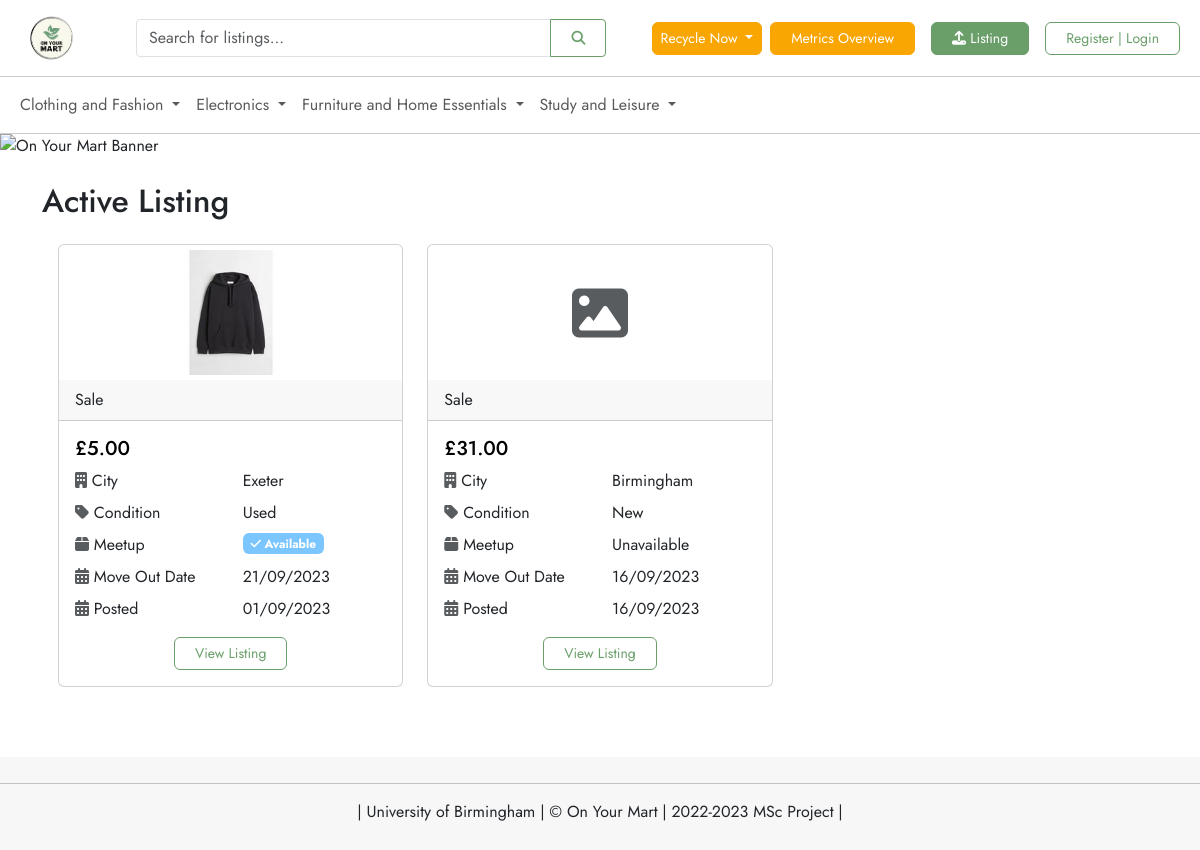
The page / on the database its author committed.
### listing/models.py (models this page shows, shortened)
class Category(models.Model):
    name = models.CharField(max_length=100)
    parent = models.ForeignKey('self', null=True, blank=True, on_delete=models.CASCADE)

class Listing(models.Model):
    user = models.ForeignKey(CustomUser, on_delete=models.CASCADE)
    listing_type = models.ForeignKey(ListingType, on_delete=models.CASCADE)
    name = models.CharField(max_length=30)
    description = models.TextField(max_length=500)
    category = models.ForeignKey(Category, on_delete=models.CASCADE, related_name='listings')
    condition = models.ForeignKey(Condition, on_delete=models.CASCADE)
    price = models.DecimalField(max_digits=10, decimal_places=2, validators=[MinValueValidator(0.00)], default=0.00)
    meetup_available = models.BooleanField(default=False)
    meetup_point = models.ForeignKey(MeetupPoint, on_delete=models.CASCADE, null=True, blank=True)
    status = models.ForeignKey(Status, on_delete=models.CASCADE, default=1)
    created_date = models.DateTimeField(auto_now_add=True)

class Photo(models.Model):
    listing = models.ForeignKey('Listing', related_name="images", on_delete=models.CASCADE)
    image = models.ImageField(upload_to='listing_images', null=True, blank=True)
    image_thumbnail = models.ImageField(upload_to='listing_images/thumbnails', null=True, blank=True)

class ListingType(models.Model):
    name = models.CharField(max_length=30)
    def __str__(self):
        return self.name

class Condition(models.Model):
    name = models.CharField(max_length=20)
    def __str__(self):
        return self.name

### user/models.py (models this page shows, shortened)
class CustomUser(AbstractBaseUser, PermissionsMixin):
    first_name = models.CharField(max_length=30, null=True, blank=True)
    last_name = models.CharField(max_length=30, null=True, blank=True)
    email = models.EmailField(unique=True, null=False, blank=False)
    avatar = models.ImageField(upload_to='avatar/', null=True, blank=True)
    bio = models.CharField(max_length=300, null=True, blank=True)
    university = models.ForeignKey(University, null=True, on_delete=models.CASCADE)
    city = models.ForeignKey(City, on_delete=models.CASCADE, null=True)
    move_out_date = models.DateField(null=False, blank=False, default=timezone.now)
    is_staff = models.BooleanField(default=False)
    is_active = models.BooleanField(default=True)
    deleted_at = models.DateTimeField(null=True, blank=True)
    date_joined = models.DateTimeField(default=timezone.now)
    objects = CustomUserManager()
    USERNAME_FIELD = 'email'
    REQUIRED_FIELDS = []

class City(models.Model):
    name = models.CharField(max_length=50)
    def __str__(self):
        return self.name
    class Meta:
        ordering = ['name']

### listing/views.py (the view)
# urls.py: path('', HomeView.as_view(), name='home'),
class HomeView(View):
    template_name = 'home.html'
    def get(self, request):
        listings = Listing.objects.filter(status=1)
        return render(request, self.template_name, {'listings': listings})

### listing/context_processors.py (called while the page is built)
def categories(request):
    return {
        'categories': Category.objects.filter(parent=None)
    }

### listing/templates/home.html
{% extends 'base.html' %}
{% load static %}
{% block content %}
    <div class="banner-section">
        <img src="{% static 'image/banner.png' %}" alt="On Your Mart Banner" class="img-fluid">
    </div>
    <div class="container mt-4">
        <h2>Active Listing</h2>
        <div class="row p-3">
            {% for listing in listings %}
                <div class="col-md-4 mb-4">
                    <div class="card">
                        <div class="container-fluid">
                            <div class="row justify-content-center">
                                {% with image=listing.images.first %}
                                    {% if image and image.image %}
                                        <div class="first-photo-item-overview col-sm-4 col-4">
                                            <img src="{{ image.image_thumbnail.url }}" alt="Listing thumbnail"
                                                 class="img-fluid rounded" loading="lazy">
                                        </div>
                                    {% else %}
                                        <div class="first-photo-item-overview col-sm-4 col-4">
                                            <i class="fas fa-image fa-3x text-muted"></i>
                                        </div>
                                    {% endif %}
                                {% endwith %}
                            </div>
                        </div>
                        <div class="card-header {% if listing.listing_type.name == 'Sale' %}header-sale{% elif listing.listing_type.name == 'Wanted' %}header-wanted{% endif %}">
                            {{ listing.listing_type }}
                        </div>
                        <div class="card-body">
                            <h5 class="card-title font-weight-bold custom-price">£{{ listing.price }}</h5>
                            <div class="row mb-2">
                                <div class="col-6">
                                    <i class="fas fa-building text-muted"></i>
                                    City
                                </div>
                                <div class="col-6">
                                    {{ listing.user.city }}
                                </div>
                            </div>
                            <div class="row mb-2">
                                <div class="col-6">
                                    <i class="fas fa-tag text-muted"></i>
                                    Condition
                                </div>
                                <div class="col-6">
                                    {{ listing.condition }}
                                </div>
                            </div>
                            <div class="row mb-2">
                                <div class="col-6">
                                    <i class="fas fa-box text-muted"></i>
                                    Meetup
                                </div>
                                <div class="col-6">
                                    {% if listing.meetup_available %}
                                        <span class="badge badge-success"><i
                                                class="fas fa-check"></i> Available</span>
                                    {% else %}
                                        Unavailable
                                    {% endif %}
                                </div>
                            </div>
                            <div class="row mb-2">
                                <div class="col-6">
                                    <i class="fas fa-calendar-alt text-muted"></i>
                                    Move Out Date
                                </div>
                                <div class="col-6">
                                    {{ listing.user.move_out_date|date:"d/m/Y" }}
                                </div>
                            </div>
                            <div class="row mb-2">
                                <div class="col-6">
                                    <i class="fas fa-calendar-alt text-muted"></i>
                                    Posted
                                </div>
                                <div class="col-6">
                                    {{ listing.created_date|date:"d/m/Y" }}
                                </div>
                            </div>
                            <div class="d-flex justify-content-center align-items-center mt-3">
                                <a href="{% url 'listing_details' listing.pk %}" class="btn btn-primary">View
                                    Listing</a>
                            </div>
                        </div>
                    </div>
                </div>
            {% empty %}
                <p>No active listings available :(</p>
            {% endfor %}
        </div>
    </div>
{% endblock %}

### templates/base.html (shortened to what this page needs)
{% load django_bootstrap5 %}
{% load django_bootstrap5 %}
{% load django_bootstrap5 %}
{% load static %}
{% load django_bootstrap5 %}
{% bootstrap_css %}
<!DOCTYPE html>
<html lang="en">
<head>
    <link href="{% static 'fontawesomefree/css/all.min.css' %}" rel="stylesheet" type="text/css">
    <link rel="stylesheet" href="{% static 'css/style.css' %}">
</head>
<body>
<div class="wrapper">
    <nav class="navbar navbar-expand-lg navbar-light custom-nav">
        <div class="container-fluid">
            <a class="navbar-brand" href="{% url 'home' %}">
                <img src="{% static 'image/logo.png' %}" alt="logo" width="79" height="60">
            </a>
            <div class="search-bar">
                <form class="input-group" action="{% url 'search_listing' %}" method="get">
                    <input class="form-control" type="search" placeholder="Search for listings..."
                           aria-label="Search" name="query" value="{{ request.GET.query }}">
                    <button class="btn btn-primary" type="submit"><i class="fas fa-search"></i></button>
                </form>
            </div>
            <div class="ml-auto">
                <ul class="navbar-nav">
                    <li class="nav-item dropdown">
                        <a class="nav-link dropdown-toggle btn edu-function" href="#" id="recycleNowDropdown"
                           data-bs-toggle="dropdown">
                            Recycle Now
                        </a>
                    </li>
                    <li>
                        <a class="nav-link" href="{% url 'kpi_overview' %}">
                            <button class="btn edu-function">Metrics Overview</button>
                        </a>
                    </li>
                    {% if user.is_authenticated %}
                        <li>
                            <a class="nav-link" href="{% url 'create_listing' %}">
                                <button class="btn btn-eye-catching">
                                    <i class="fa-solid fa-upload"></i>
                                    Listing
                                </button>
                            </a>
                        </li>
                        <li class="nav-item">
                            <a class="nav-link" href="{% url 'chatroom_without_id' %}">
                                <i class="fa-regular fa-envelope"></i>
                                <span class="notification-badge" id="message-notification-badge">0</span>
                            </a>
                        </li>
                        <li class="nav-item dropdown">
                            <a class="hello-btn nav-link dropdown-toggle" href="#" id="navbarDropdownMenuLink"
                               data-bs-toggle="dropdown">
                                {% if user.avatar %}
                                    <img src="{{ user.avatar.url }}" alt="avatar" class="avatar-img small-avatar">
                                {% else %}
                                    <i class="fas fa-user-circle" style="font-size: 33px;"></i>
                                {% endif %}
                            </a>
                            <div class="dropdown-menu dropdown-menu-end" aria-labelledby="navbarDropdownMenuLink">
                                <a class="dropdown-item" href="{% url 'kpi_user' %}"> Listing Insight</a>
                                <a class="dropdown-item" href="{% url 'profile' %}">Profile</a>
                                <a class="dropdown-item" href="{% url 'change_password' %}">Change Password</a>
                                <a class="dropdown-item" href="{% url 'logout' %}">Logout</a>
                            </div>
                        </li>
                    {% else %}
                        <li>
                            <a class="nav-link" href="{% url 'login' %}">
                                <button class="btn btn-eye-catching">
                                    <i class="fas fa-upload"></i> Listing
                                </button>
                            </a>
                        </li>
                        <li class="nav-item">
                            <a class="nav-link" href="{% url 'login' %}">
                                <button class="btn btn-primary">Register | Login</button>
                            </a>
                        </li>
                    {% endif %}
                </ul>
            </div>
        </div>
    </nav>
    <nav class="navbar navbar-expand-lg navbar-light custom-dropdown-menu">
        <div class="container-fluid">
            <div class="collapse navbar-collapse" id="categoriesNavbar">
                <ul class="navbar-nav">
                    {% for category in categories %}
                        <li class="nav-item dropdown">
                            <a class="nav-link dropdown-toggle" href="#" id="navbarDropdownMenuLink_{{ category.name }}"
                               data-bs-toggle="dropdown" aria-expanded="false">
                                {{ category.name }}
                            </a>
                        </li>
                    {% endfor %}
                </ul>
            </div>
        </div>
    </nav>
    <main>
        {% block content %}
        {% endblock %}
    </main>
    <footer>
        <hr>
        <p class="text-center"> | University of Birmingham | &copy; On Your Mart | 2022-2023 MSc Project |</p>
    </footer>
</div>
</body>
</html>

### static/css/style.css (style rules this page uses)
html, body { height: 100%; margin: 0; padding: 0; }
body { display: flex; flex-direction: column; }
.wrapper { min-height: 100%; display: flex; flex-direction: column; }
main { flex: 1; }
footer { margin-top: 30px; background-color: #f7f7f7; padding: 10px 0; }
body, h1, h2, h3, h4, h5, h6, p { font-family: 'Jost', sans-serif; }
.navbar-brand { padding: 0; margin: 0; display: inline; }
.navbar-brand img { display: block; }
.custom-nav { background-color: #ffffff; border-bottom: 1px solid #cccccc; }
.custom-nav .navbar-nav { align-items: center; margin: 0; padding: 0; }
.custom-dropdown-menu { background-color: #ffffff; border-bottom: 1px solid #cccccc; }
.search-bar { display: flex; justify-content: center; align-items: center; width: 40%; }
.search-bar .input-group { margin: 0; padding: 0; }
.search-bar .form-control { border-radius: 0.25rem 0 0 0.25rem; }
.search-bar .btn-primary { border-radius: 0 0.25rem 0.25rem 0; }
.btn-primary { background-color: #ffffff; color: #6a9f6a; font-size: 14px; border: 1px solid #6a9f6a; text-align: center; padding: 5px 20px; display: inline-block; outline: none; transition: background-color 0.3s, color 0.3s, border-color 0.3s, transform 0.3s; }
.btn-eye-catching { background-color: #6a9f6a; color: #ffffff; font-size: 14px; border: 1px solid #6a9f6a; text-align: center; padding: 5px 20px; display: inline-block; outline: none; transition: background-color 0.3s, color 0.3s, border-color 0.3s, transform 0.3s; }
.edu-function { background-color: #f9a602; color: #ffffff; font-size: 14px; border: 1px solid #f9a602; text-align: center; padding: 5px 20px; display: inline-block; outline: none; transition: background-color 0.3s, color 0.3s, border-color 0.3s, transform 0.3s; }
.custom-price { color: #000000; }
.badge-success { background-color: #7cc6ff; color: #ffffff; }
.container-fluid { margin-top: auto; }
.first-photo-item-overview { width: 240px; height: 135px; display: flex; align-items: center; justify-content: center; overflow: hidden; }
.first-photo-item-overview img { width: 100%; height: 100%; object-fit: cover; padding: 5px; border-radius: 8px; }
.first-photo-item-overview i.fas { font-size: 56px; width: 100%; text-align: center; }

### rows shown on the page
Category: name "Clothing and Fashion"
Category: name "Electronics"
Category: name "Furniture and Home Essentials"
Category: name "Study and Leisure"
Listing: images.first.image_thumbnail (picture), listing_type "Sale", price "5.00", user.city "Exeter", condition "Used", meetup_available True (drawn), user.move_out_date "21/09/2023", created_date "01/09/2023"
Listing: listing_type "Sale", price "31.00", user.city "Birmingham", condition "New", meetup_available "Unavailable", user.move_out_date "16/09/2023", created_date "16/09/2023"
